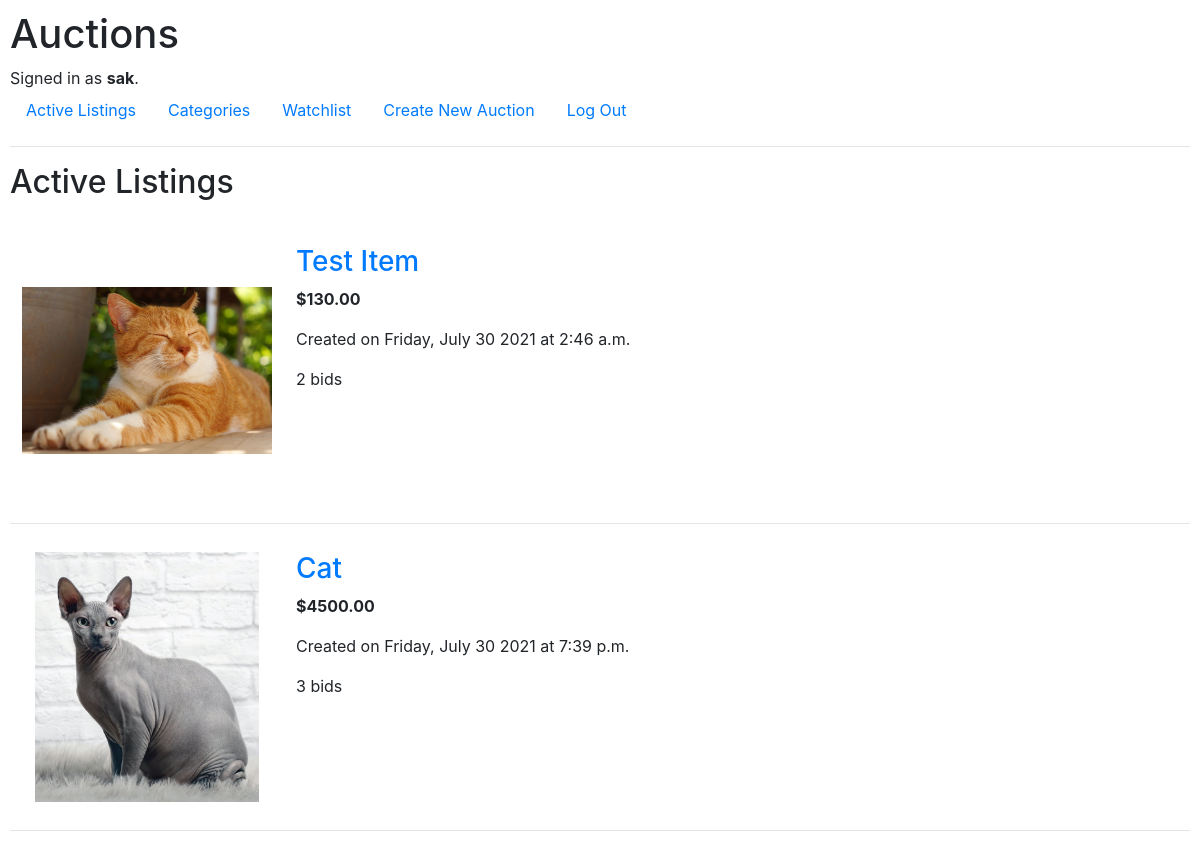
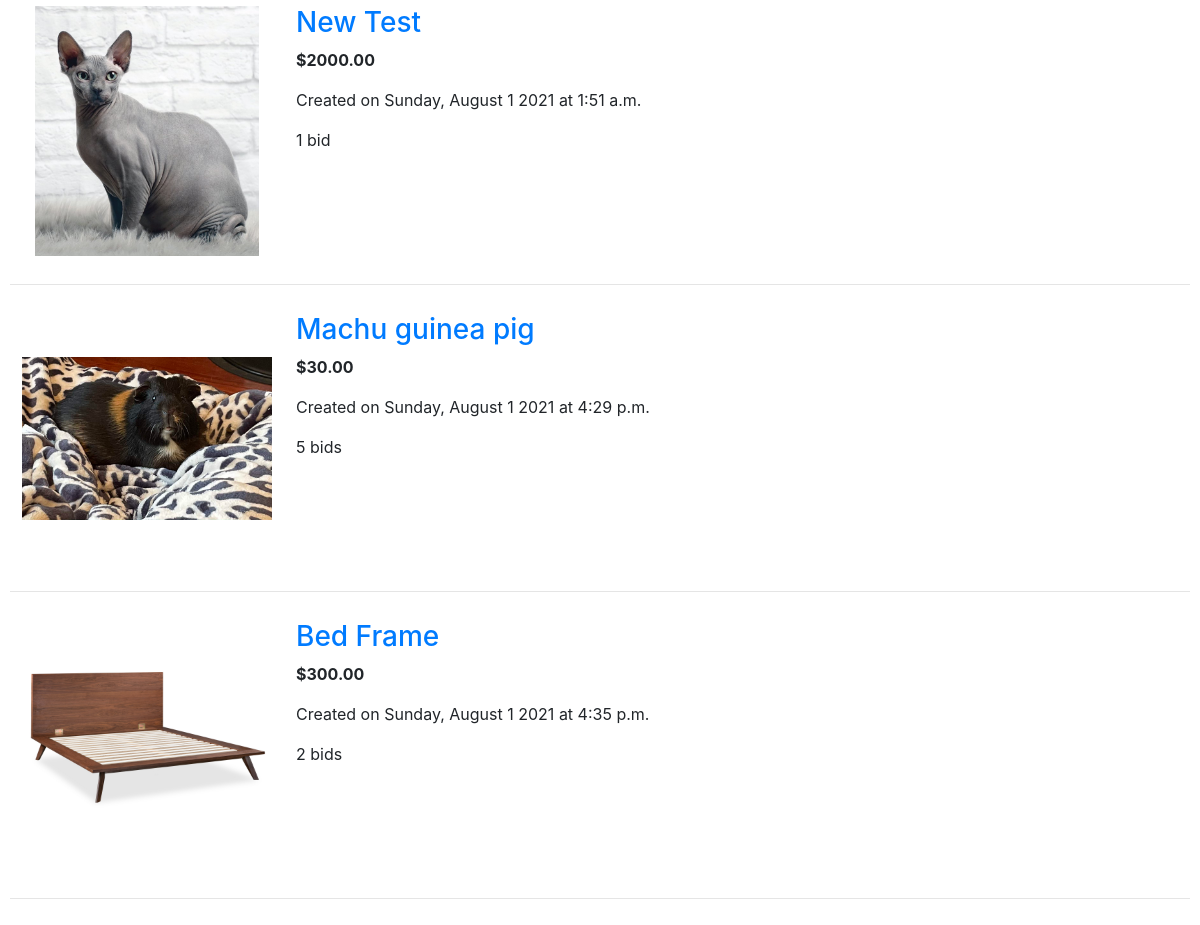
The app's page / (signed in) with its own data (2 pictures, top to bottom).
### auctions/models.py (models this page shows, shortened)
class User(AbstractUser):
    watching = ManyToManyField(
        'AuctionItem',
        blank=True,
        related_name='watched_by'
    )

class AuctionItem(models.Model):
    title = models.CharField(max_length=64)
    description = models.TextField()
    current_price = models.DecimalField(max_digits=8, decimal_places=2)
    item_image = models.ImageField(
        upload_to=get_image_path,
        blank=True,
        null=True
    )
    category = models.ForeignKey(
        Category,
        on_delete=models.SET_NULL,
        blank=True,
        null=True,
        related_name='auction_items'
    )
    creator = models.ForeignKey(
        User,
        on_delete=models.CASCADE,
        related_name='auctions_created'
    )
    is_active = models.BooleanField(default=True)
    winner = models.ForeignKey(
        User,
        on_delete=models.SET_NULL,
        blank=True,
        null=True,
        related_name='auctions_won'
    )
    creation_date = models.DateTimeField(auto_now_add=True)

### auctions/views.py (the view)
# urls.py: path("", views.index, name="index"),
def index(request):
    auction_items = AuctionItem.objects.all()
    return render(request, "auctions/auction_list_view.html", {
        'auction_list': auction_items,
        'title': "Active Listings"
    })

### auctions/templates/auctions/auction_list_view.html (shortened to what this page needs)
{% extends 'auctions/layout.html' %}
{% block body %}
<h2>{{ title }}</h2>
{% for auction_item in auction_list %}
<div style="display: flex; flex-direction: row; justify-content: flex-start;">
    <div style="padding: 12px;">
        <img src="{{ auction_item.item_image.url }}" alt="Image Not Provided" width="250px" height="250px"
            style="object-fit: contain;">
    </div>
    <div style="padding: 12px;">
        <a href="{% url 'auction_view' auction_item.id %}">
            <h3>{{ auction_item.title }}</h3>
        </a>
        <p><strong>${{ auction_item.current_price }}</strong></p>
        <p>Created on {{ auction_item.creation_date|date:"l, F j Y" }} at {{ auction_item.creation_date|time }}</p>
        <p>{{ auction_item.bids.count }} bid{{ auction_item.bids.count|pluralize }}</p>
    </div>
</div>
<hr>
{% endfor %}
{% endblock %}

### auctions/templates/auctions/layout.html (shortened to what this page needs)
{% load static %}
<!DOCTYPE html>
<html lang="en">
<head>
    <link rel="stylesheet" href="https://stackpath.bootstrapcdn.com/bootstrap/4.4.1/css/bootstrap.min.css"
>
    <link href="{% static 'auctions/styles.css' %}" rel="stylesheet">
</head>
<body>
    <h1>Auctions</h1>
    <div>
        {% if user.is_authenticated %}
        Signed in as <strong>{{ user.username }}</strong>.
        {% else %}
        Not signed in.
        {% endif %}
    </div>
    <ul class="nav">
        <li class="nav-item">
            <a class="nav-link" href="{% url 'index' %}">Active Listings</a>
        </li>
        <li class="nav-item">
            <a class="nav-link" href="{% url 'categories' %}">Categories</a>
        </li>
        {% if user.is_authenticated %}
        <li class="nav-item">
            <a class="nav-link" href="{% url 'watchlist_view' user.id %}">Watchlist</a>
        </li>
        <li class="nav-item">
            <a class="nav-link" href="{% url 'new_auction' %}">Create New Auction</a>
        </li>
        <li class="nav-item">
            <a class="nav-link" href="{% url 'logout' %}">Log Out</a>
        </li>
        {% endif %}
    </ul>
    <hr>
    {% block body %}
    {% endblock %}
</body>
</html>

### auctions/static/auctions/styles.css (style rules this page uses)
body { padding: 10px; }

### records on screen
User: username "sak"
AuctionItem: item_image (picture), title "Test Item", current_price "130.00", creation_date "Friday, July 30 2021", creation_date "2:46 a.m.", bids.count "2"
AuctionItem: item_image (picture), title "Cat", current_price "4500.00", creation_date "Friday, July 30 2021", creation_date "7:39 p.m.", bids.count "3"
AuctionItem: item_image (picture), title "New Test", current_price "2000.00", creation_date "Sunday, August 1 2021", creation_date "1:51 a.m.", bids.count "1"
AuctionItem: item_image (picture), title "Machu guinea pig", current_price "30.00", creation_date "Sunday, August 1 2021", creation_date "4:29 p.m.", bids.count "5"
AuctionItem: item_image (picture), title "Bed Frame", current_price "300.00", creation_date "Sunday, August 1 2021", creation_date "4:35 p.m.", bids.count "2"

### other values on screen
{{ title }} "Active Listings"
